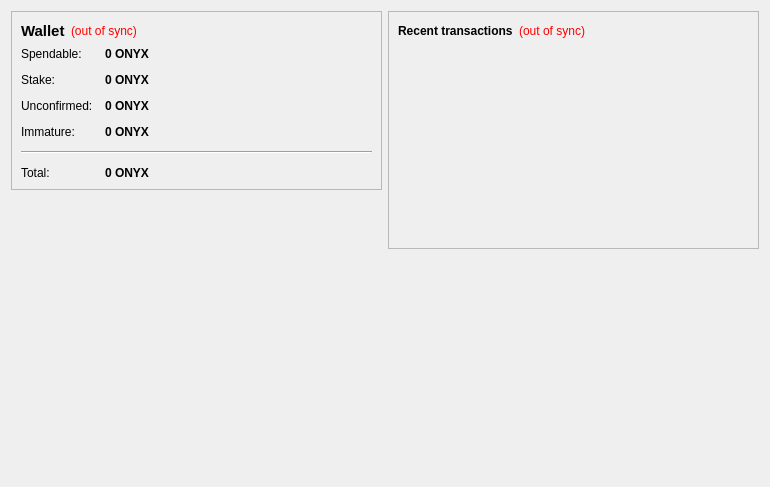
<?xml version="1.0" encoding="UTF-8"?>
<ui version="4.0">
 <class>OverviewPage</class>
 <widget class="QWidget" name="OverviewPage">
  <property name="geometry">
   <rect>
    <x>0</x>
    <y>0</y>
    <width>770</width>
    <height>487</height>
   </rect>
  </property>
  <property name="windowTitle">
   <string>Form</string>
  </property>
  <layout class="QHBoxLayout" name="horizontalLayout" stretch="1,1">
   <item>
    <layout class="QVBoxLayout" name="verticalLayout_2">
     <item>
      <widget class="QFrame" name="frame">
       <property name="frameShape">
        <enum>QFrame::StyledPanel</enum>
       </property>
       <property name="frameShadow">
        <enum>QFrame::Raised</enum>
       </property>
       <layout class="QVBoxLayout" name="verticalLayout_4">
        <item>
         <layout class="QHBoxLayout" name="horizontalLayout_4">
          <item>
           <widget class="QLabel" name="label_5">
            <property name="font">
             <font>
              <pointsize>11</pointsize>
              <weight>75</weight>
              <bold>true</bold>
             </font>
            </property>
            <property name="text">
             <string>Wallet</string>
            </property>
           </widget>
          </item>
          <item>
           <widget class="QLabel" name="labelWalletStatus">
            <property name="toolTip">
             <string>The displayed information may be out of date. Your wallet automatically synchronizes with the Onyxcoin network after a connection is established, but this process has not completed yet.</string>
            </property>
            <property name="styleSheet">
             <string notr="true">QLabel { color: red; }</string>
            </property>
            <property name="text">
             <string notr="true">(out of sync)</string>
            </property>
            <property name="alignment">
             <set>Qt::AlignLeading|Qt::AlignLeft|Qt::AlignVCenter</set>
            </property>
           </widget>
          </item>
          <item>
           <spacer name="horizontalSpacer_2">
            <property name="orientation">
             <enum>Qt::Horizontal</enum>
            </property>
            <property name="sizeHint" stdset="0">
             <size>
              <width>40</width>
              <height>20</height>
             </size>
            </property>
           </spacer>
          </item>
         </layout>
        </item>
        <item>
         <layout class="QFormLayout" name="formLayout_2">
          <property name="fieldGrowthPolicy">
           <enum>QFormLayout::AllNonFixedFieldsGrow</enum>
          </property>
          <property name="horizontalSpacing">
           <number>12</number>
          </property>
          <property name="verticalSpacing">
           <number>12</number>
          </property>
          <item row="0" column="0">
           <widget class="QLabel" name="label">
            <property name="text">
             <string>Spendable:</string>
            </property>
           </widget>
          </item>
          <item row="0" column="1">
           <widget class="QLabel" name="labelBalance">
            <property name="font">
             <font>
              <weight>75</weight>
              <bold>true</bold>
             </font>
            </property>
            <property name="cursor">
             <cursorShape>IBeamCursor</cursorShape>
            </property>
            <property name="toolTip">
             <string>Your current spendable balance</string>
            </property>
            <property name="text">
             <string notr="true">0 ONYX</string>
            </property>
            <property name="textInteractionFlags">
             <set>Qt::LinksAccessibleByMouse|Qt::TextSelectableByKeyboard|Qt::TextSelectableByMouse</set>
            </property>
           </widget>
          </item>
          <item row="1" column="0">
           <widget class="QLabel" name="label_6">
            <property name="text">
             <string>Stake:</string>
            </property>
           </widget>
          </item>
          <item row="1" column="1">
           <widget class="QLabel" name="labelStake">
            <property name="font">
             <font>
              <weight>75</weight>
              <bold>true</bold>
             </font>
            </property>
            <property name="cursor">
             <cursorShape>IBeamCursor</cursorShape>
            </property>
            <property name="toolTip">
             <string>Total of coins that was staked, and do not yet count toward the current balance</string>
            </property>
            <property name="text">
             <string notr="true">0 ONYX</string>
            </property>
            <property name="textInteractionFlags">
             <set>Qt::LinksAccessibleByMouse|Qt::TextSelectableByKeyboard|Qt::TextSelectableByMouse</set>
            </property>
           </widget>
          </item>
          <item row="2" column="0">
           <widget class="QLabel" name="label_3">
            <property name="text">
             <string>Unconfirmed:</string>
            </property>
           </widget>
          </item>
          <item row="2" column="1">
           <widget class="QLabel" name="labelUnconfirmed">
            <property name="font">
             <font>
              <weight>75</weight>
              <bold>true</bold>
             </font>
            </property>
            <property name="cursor">
             <cursorShape>IBeamCursor</cursorShape>
            </property>
            <property name="toolTip">
             <string>Total of transactions that have yet to be confirmed, and do not yet count toward the current balance</string>
            </property>
            <property name="text">
             <string notr="true">0 ONYX</string>
            </property>
            <property name="textInteractionFlags">
             <set>Qt::LinksAccessibleByMouse|Qt::TextSelectableByKeyboard|Qt::TextSelectableByMouse</set>
            </property>
           </widget>
          </item>
          <item row="3" column="0">
           <widget class="QLabel" name="labelImmatureText">
            <property name="text">
             <string>Immature:</string>
            </property>
           </widget>
          </item>
          <item row="3" column="1">
           <widget class="QLabel" name="labelImmature">
            <property name="font">
             <font>
              <weight>75</weight>
              <bold>true</bold>
             </font>
            </property>
            <property name="toolTip">
             <string>Mined balance that has not yet matured</string>
            </property>
            <property name="text">
             <string notr="true">0 ONYX</string>
            </property>
            <property name="textInteractionFlags">
             <set>Qt::LinksAccessibleByMouse|Qt::TextSelectableByKeyboard|Qt::TextSelectableByMouse</set>
            </property>
           </widget>
          </item>
          <item row="4" column="0" colspan="2">
           <widget class="Line" name="line">
            <property name="orientation">
             <enum>Qt::Horizontal</enum>
            </property>
           </widget>
          </item>
          <item row="5" column="0">
           <widget class="QLabel" name="labelTotalText">
            <property name="text">
             <string>Total:</string>
            </property>
           </widget>
          </item>
          <item row="5" column="1">
           <widget class="QLabel" name="labelTotal">
            <property name="font">
             <font>
              <weight>75</weight>
              <bold>true</bold>
             </font>
            </property>
            <property name="cursor">
             <cursorShape>IBeamCursor</cursorShape>
            </property>
            <property name="toolTip">
             <string>Your current total balance</string>
            </property>
            <property name="text">
             <string notr="true">0 ONYX</string>
            </property>
            <property name="textInteractionFlags">
             <set>Qt::LinksAccessibleByMouse|Qt::TextSelectableByKeyboard|Qt::TextSelectableByMouse</set>
            </property>
           </widget>
          </item>
         </layout>
        </item>
       </layout>
      </widget>
     </item>
     <item>
      <spacer name="verticalSpacer">
       <property name="orientation">
        <enum>Qt::Vertical</enum>
       </property>
       <property name="sizeHint" stdset="0">
        <size>
         <width>20</width>
         <height>40</height>
        </size>
       </property>
      </spacer>
     </item>
     <item>
      <widget class="QLabel" name="label_2">
       <property name="autoFillBackground">
        <bool>true</bool>
       </property>
       <property name="text">
        <string/>
       </property>
       <property name="pixmap">
        <pixmap resource="../bitcoin.qrc">:/icons/coinbg</pixmap>
       </property>
       <property name="scaledContents">
        <bool>false</bool>
       </property>
       <property name="margin">
        <number>0</number>
       </property>
      </widget>
     </item>
    </layout>
   </item>
   <item>
    <layout class="QVBoxLayout" name="verticalLayout_3">
     <item>
      <widget class="QFrame" name="frame_2">
       <property name="frameShape">
        <enum>QFrame::StyledPanel</enum>
       </property>
       <property name="frameShadow">
        <enum>QFrame::Raised</enum>
       </property>
       <layout class="QVBoxLayout" name="verticalLayout">
        <item>
         <layout class="QHBoxLayout" name="horizontalLayout_2">
          <item>
           <widget class="QLabel" name="label_4">
            <property name="text">
             <string>&lt;b&gt;Recent transactions&lt;/b&gt;</string>
            </property>
           </widget>
          </item>
          <item>
           <widget class="QLabel" name="labelTransactionsStatus">
            <property name="toolTip">
             <string>The displayed information may be out of date. Your wallet automatically synchronizes with the Onyxcoin network after a connection is established, but this process has not completed yet.</string>
            </property>
            <property name="styleSheet">
             <string notr="true">QLabel { color: red; }</string>
            </property>
            <property name="text">
             <string notr="true">(out of sync)</string>
            </property>
            <property name="alignment">
             <set>Qt::AlignRight|Qt::AlignTrailing|Qt::AlignVCenter</set>
            </property>
           </widget>
          </item>
          <item>
           <spacer name="horizontalSpacer">
            <property name="orientation">
             <enum>Qt::Horizontal</enum>
            </property>
            <property name="sizeHint" stdset="0">
             <size>
              <width>40</width>
              <height>20</height>
             </size>
            </property>
           </spacer>
          </item>
         </layout>
        </item>
        <item>
         <widget class="QListView" name="listTransactions">
          <property name="styleSheet">
           <string notr="true">QListView { background: transparent; }</string>
          </property>
          <property name="frameShape">
           <enum>QFrame::NoFrame</enum>
          </property>
          <property name="verticalScrollBarPolicy">
           <enum>Qt::ScrollBarAlwaysOff</enum>
          </property>
          <property name="horizontalScrollBarPolicy">
           <enum>Qt::ScrollBarAlwaysOff</enum>
          </property>
          <property name="selectionMode">
           <enum>QAbstractItemView::NoSelection</enum>
          </property>
         </widget>
        </item>
       </layout>
      </widget>
     </item>
     <item>
      <spacer name="verticalSpacer_2">
       <property name="orientation">
        <enum>Qt::Vertical</enum>
       </property>
       <property name="sizeHint" stdset="0">
        <size>
         <width>20</width>
         <height>40</height>
        </size>
       </property>
      </spacer>
     </item>
    </layout>
   </item>
  </layout>
 </widget>
 <resources/>
 <connections/>
</ui>
